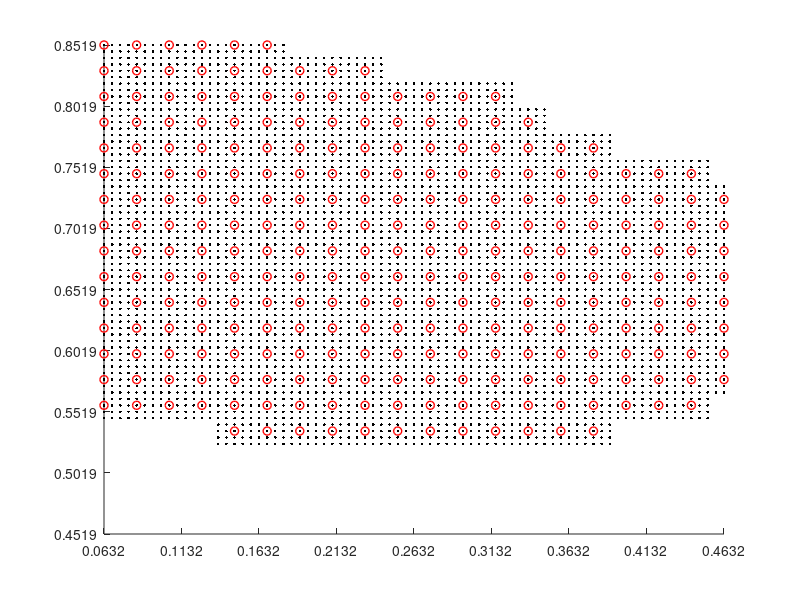

MATLAB code to generate this figure: (Note: this script raises an error after producing the figure.)
load('GenData_final1.mat');
d_init = [0.2632;0.6519];
par.nData = 20;
lbx = d_init - [0.2;0.2];
ubx = d_init + [0.2;0.2];

x1 = linspace(lbx(1),ubx(1),par.nData);
x2 = linspace(lbx(2),ubx(2),par.nData);

k = 0;
for i =1:numel(x1)
    for j = 1:numel(x2)
        k = k+1;
        xi(:,k) = [x1(i);x2(j)];
    end
end

t1 = GenData.sol_t(1:26:end);
ind = find(GenData.sol_t<min(t1));
ind2 = find(GenData.sol_t>=min(t1));

t2 = GenData.sol_t(ind);

CPU1.min = min(t1);
CPU1.avg = mean(t1);
CPU1.max = max(t1);

CPU2.min = min(t2);
CPU2.avg = mean(t2);
CPU2.max = max(t2);

figure(45)
clf
hold all
plot(GenData.x(1,ind),GenData.x(2,ind),'k.','markersize',6)
% plot(xi(1,:),xi(2,:),'ro','linewidth',1)
plot(GenData.x(1,ind2),GenData.x(2,ind2),'ro','linewidth',1)
xlim([lbx(1),ubx(1)])
ylim([lbx(2),ubx(2)])
yticks([lbx(2):0.05:ubx(2)])
xticks([lbx(1):0.05:ubx(1)])
axs = gca;
axs.TickLabelInterpreter = 'latex';
axs.FontSize = 14;
xlabel('concentration','Interpreter','latex')
ylabel('Temperature','Interpreter','latex')

%%

NN = load('app_nmpc.mat');
MPC = load('nmpc.mat');

figure(46)
clf
hold all
stairs(MPC.NMPC.u,'b','linewidth',2.5)
stairs(NN.NMPC.u,'r','linewidth',2.5)
axs = gca;
axs.TickLabelInterpreter = 'latex';
axs.FontSize = 14;
box on
grid on
legend('$\pi^*_{mpc}(x)$','$\pi^*_{approx}(x)$','Interpreter','latex')
ylabel('$u$','Interpreter','latex')
xlabel('time ','Interpreter','latex')







